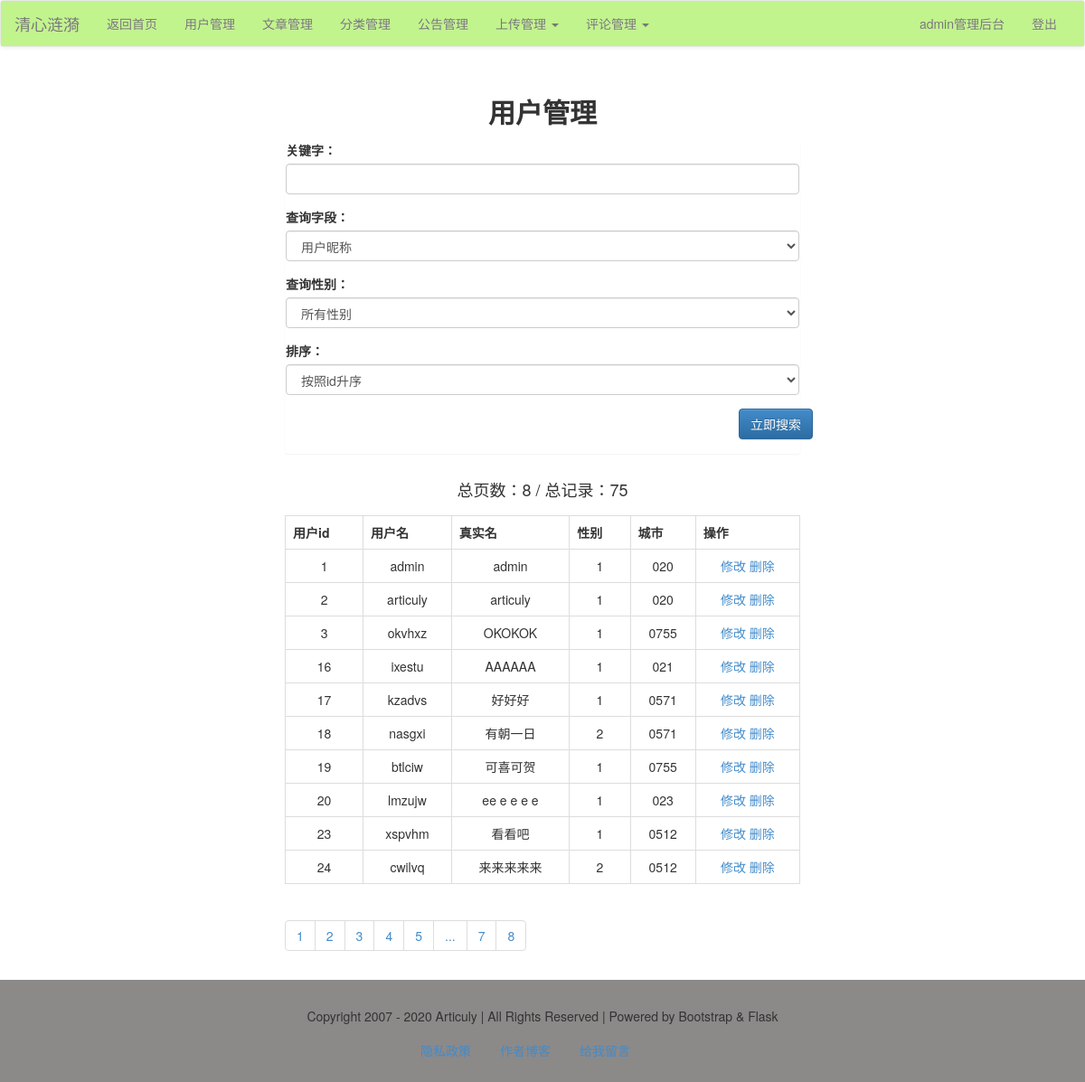
Page /admin/user/list/ (signed in) on the committed database.
### models.py (models this page shows, shortened)
class User(db.Model):
    id = db.Column(db.Integer, primary_key=True)
    username = db.Column(db.String)
    password = db.Column(db.String)
    realname = db.Column(db.String)
    sex = db.Column(db.Integer)
    city = db.Column(db.String)
    hobby = db.Column(db.String)
    intro = db.Column(db.String)
    comment = db.relationship('Comment')

### admin/users.py (the view)
@admin_app.route('/user/list/', methods=['get', 'post'])
def userList():
    form = UserSearch()
    q = request.args.get('q')
    page = request.args.get('page', 1)
    if q is not None:
        page = request.args.get('page', 1)
        form_field = request.args.get('field')
        form_sex = request.args.get('sex')
        form_order = request.args.get('order')
        print(q, form_field, form_sex, form_order)
        if form_field == 'username':
            condition = User.username.like('%%%s%%' % q)
        else:
            condition = User.realname.like('%%%s%%' % q)
        if form_order == '1':
            order = User.id.asc()
        else:
            order = User.id.desc()
        if request.args.get('sex') == '0':
            res = User.query.filter(condition).order_by(order).paginate(int(page), 10)
        else:
            res = User.query.filter(condition, User.sex == request.args.get('sex')).order_by(order).paginate(page, 10)
        users = res.items
        pageList = res.iter_pages()
        total = res.total
        pages = res.pages
        return render_template('admin/user/user_list.html', users=users, pageList=pageList, pages=pages, total=total,
                               form=form, q=q, field=form_field, sex=form_sex, order=form_order)
    else:
        res = User.query.paginate(int(page), 10)
        users = res.items
        pageList = res.iter_pages()
        total = res.total
        pages = res.pages
        print(q, total)
        return render_template('admin/user/user_list.html', users=users, pageList=pageList, pages=pages, total=total,
                               form=form, q=q)

### forms/account_form.py
class UserSearch(FlaskForm):
    q = StringField('关键字：',
                    validators=[DataRequired()],
                    render_kw={'class': 'form-control'})
    field = SelectField('查询字段：',
                        choices=[('username', '用户昵称'), ('realname', '真实性名')],
                        render_kw={'class': 'form-control'})
    sex = SelectField('查询性别：',
                      choices=[('0', '所有性别'), ('1', '男'), ('2', '女')],
                      render_kw={'class': 'form-control'})
    order = SelectField('排序：', choices=[('1', '按照id升序'), ('2', '按照id降序')],
                        render_kw={'class': 'form-control'})

### admin/admin_app.py (called while the page is built)
@admin_app.before_request
@login_required
def is_admin():
    print(session['user'])
    if session['user'] != 'admin':
        print('user is someone else.')
        return redirect(url_for('login'))

### app.py (called while the page is built)
@app.context_processor
def account():
    username = session.get('user')
    return {'username': username}

@app.context_processor
def getCateList():
    cates = Category.query.all()
    return {'cates': cates}

### libs.py (called while the page is built)
def login_required(func):
    @wraps(func)
    def decorator_nest(*args, **kwargs):
        if not 'user' in session:
            return redirect(url_for('login'))
        else:
            print(func)
            return func(*args, **kwargs)
    return decorator_nest

### templates/admin/user/user_list.html (shortened to what this page needs)
{% extends "admin/admin_base.html" %}
{% block content %}
    <div class="container-fluid">
        <div class="row">
            <div class="main col-lg-6 col-lg-offset-3 col-md-8 col-md-offset-2 col-sm-10 col-sm-offset-1 col-xs-12">
                <h2 class="text-center"><b>用户管理</b></h2>
                <div class="panel">
                    <form action="" method="get">
                        <div class="form-group">
                            {{ form.q.label }}
                            {{ form.q }}
                        </div>
                        <div class="form-group">
                            {{ form.field.label }}
                            {{ form.field }}
                        </div>
                        <div class="form-group">
                            {{ form.sex.label }}
                            {{ form.sex }}
                        </div>
                        <div class="form-group">
                            {{ form.order.label }}
                            {{ form.order }}
                        </div>
                        <div class="form-group ">
                            <div class="row"><input type="submit" name="search" class="btn btn-primary pull-right"
                                                    value="立即搜索"></div>
                        </div>
                    </form>
                </div>
                <div class="row"><h4 class="text-center">总页数：{{ pages }} / 总记录：{{ total }}</h4></div>
                <table class="table table-bordered ">
                    <tr>
                        <th>用户id</th>
                        <th>用户名</th>
                        <th>真实名</th>
                        <th>性别</th>
                        <th>城市</th>
                        <th>操作</th>
                    </tr>
                    {% for user in users %}
                        <tr id="user_{{ user.id }}" class="text-center">
                            <td>{{ user.id }}</td>
                            <td>{{ user.username }}</td>
                            <td>{{ user.realname }}</td>
                            <td>{{ user.sex }}</td>
                            <td>{{ user.city }}</td>
                            <td>
                                <a href="{{ url_for("admin_app.editUser", user_id=user.id) }}" target="_blank">修改</a>
                                <a href="javascript:delUser({{ user.id }})">删除</a>
                            </td>
                        </tr>
                    {% endfor %}
                </table>
                <ul class="pagination">
                    {% for page in pageList %}
                        {% if page!=None %}
                            {% if q == None %}
                                <li><a href="?page={{ page }}">{{ page }}</a></li>
                            {% else %}
                                <li>
                                    <a href="?page={{ page }}&q={{ q }}&field={{ field }}&sex={{ sex }}&order={{ order }}">{{ page }}</a>
                                </li>
                            {% endif %}
                        {% else %}
                            <li><a href="#">...</a></li>
                        {% endif %}
                    {% endfor %}
                </ul>
            </div>
        </div>
    </div>
{% endblock %}

### rows in the picture
User: id "1", username "admin", realname "admin", sex "1", city "020"
User: id "2", username "articuly", realname "articuly", sex "1", city "020"
User: id "3", username "okvhxz", realname "OKOKOK", sex "1", city "0755"
User: id "16", username "ixestu", realname "AAAAAA", sex "1", city "021"
User: id "17", username "kzadvs", realname "好好好", sex "1", city "0571"
User: id "18", username "nasgxi", realname "有朝一日", sex "2", city "0571"
User: id "19", username "btlciw", realname "可喜可贺", sex "1", city "0755"
User: id "20", username "lmzujw", realname "ee e e e e", sex "1", city "023"
User: id "23", username "xspvhm", realname "看看吧", sex "1", city "0512"
User: id "24", username "cwilvq", realname "来来来来来", sex "2", city "0512"

### other values in the picture
{{ username }} "admin"
{{ pages }} "8"
{{ total }} "75"
{{ page }} "1" "2" "3" "4" "5" "7" "8"
